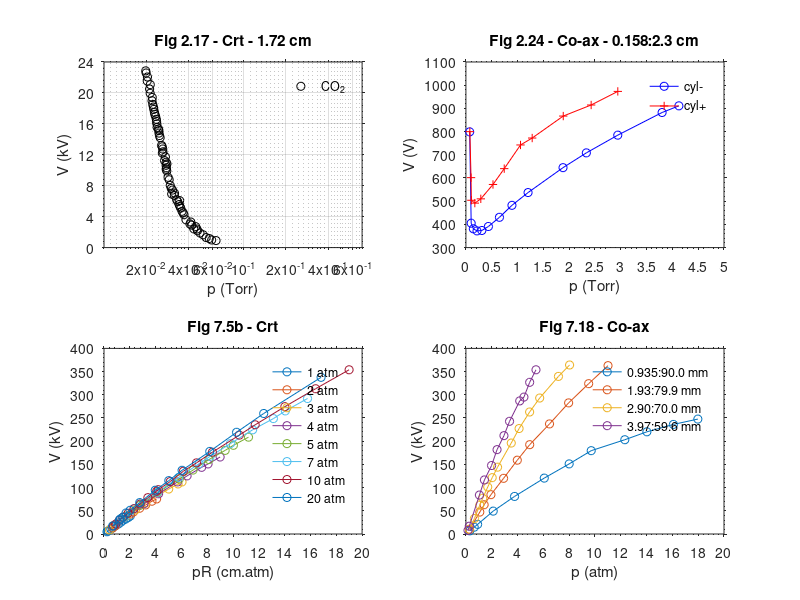
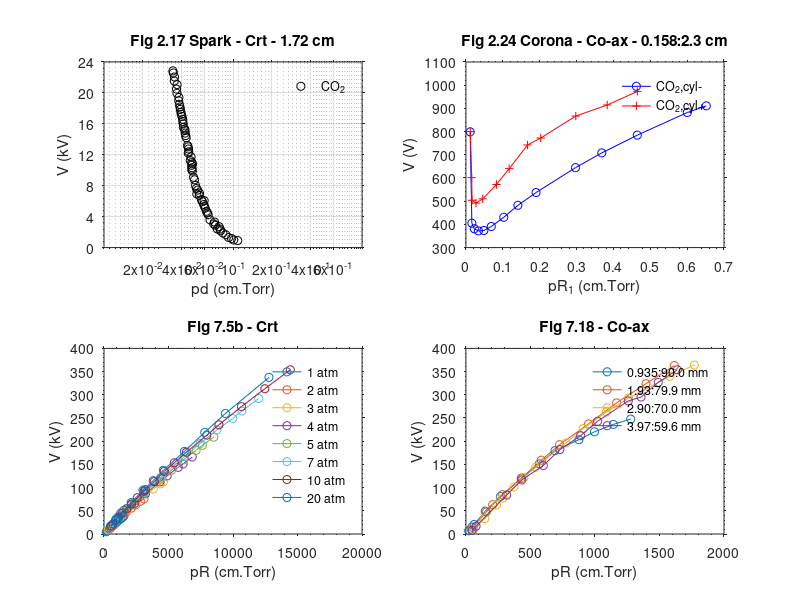
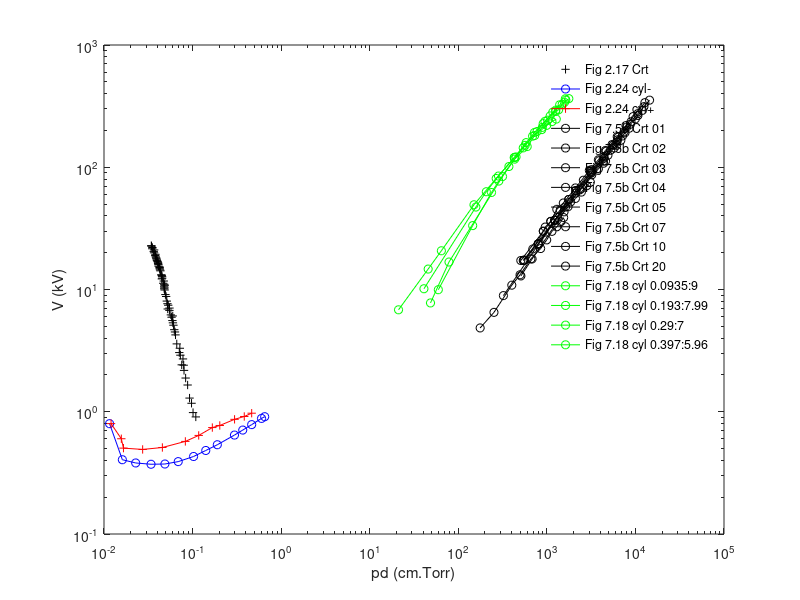

Reproduce these figures in MATLAB, in order.
clearvars
close all
clc

load('Meek1953_orig.mat')
d = 1.72; % _cm
pr.Crt.CO2.MC53{1}   = 10.^MC53_CO2_Fig_2_17(:,1)*d; % _cm_Torr, Crt
V_cr.Crt.CO2.MC53{1} = MC53_CO2_Fig_2_17(:,2)*1e3; % _V

R2_24 = [0.158 2.3]; % _cm
pr.cyl.CO2.MC53{1}   = MC53_CO2n_Fig_2_24(:,1)*R2_24(1); % _cm_Torr, Cyl
pr.cyl.CO2.MC53{2}   = MC53_CO2p_Fig_2_24(:,1)*R2_24(1); % _cm_Torr, Cyl
V_cr.cyl.CO2.MC53{1} = MC53_CO2n_Fig_2_24(:,2); % _V
V_cr.cyl.CO2.MC53{2} = MC53_CO2p_Fig_2_24(:,2); % _V

pr.Crt.CO2.MC53{2}    = MC53_CO2_01_Fig_7_5b(:,1)*760; % _cm_Torr, Crt
V_cr.Crt.CO2.MC53{2}  = MC53_CO2_01_Fig_7_5b(:,2)*1e3; % _V
pr.Crt.CO2.MC53{3}    = MC53_CO2_02_Fig_7_5b(:,1)*760; % _cm_Torr, Crt
V_cr.Crt.CO2.MC53{3}  = MC53_CO2_02_Fig_7_5b(:,2)*1e3; % _V
pr.Crt.CO2.MC53{4}    = MC53_CO2_03_Fig_7_5b(:,1)*760; % _cm_Torr, Crt
V_cr.Crt.CO2.MC53{4}  = MC53_CO2_03_Fig_7_5b(:,2)*1e3; % _V
pr.Crt.CO2.MC53{5}    = MC53_CO2_04_Fig_7_5b(:,1)*760; % _cm_Torr, Crt
V_cr.Crt.CO2.MC53{5}  = MC53_CO2_04_Fig_7_5b(:,2)*1e3; % _V
pr.Crt.CO2.MC53{6}    = MC53_CO2_05_Fig_7_5b(:,1)*760; % _cm_Torr, Crt
V_cr.Crt.CO2.MC53{6}  = MC53_CO2_05_Fig_7_5b(:,2)*1e3; % _V
pr.Crt.CO2.MC53{7}    = MC53_CO2_07_Fig_7_5b(:,1)*760; % _cm_Torr, Crt
V_cr.Crt.CO2.MC53{7}  = MC53_CO2_07_Fig_7_5b(:,2)*1e3; % _V
pr.Crt.CO2.MC53{8}    = MC53_CO2_10_Fig_7_5b(:,1)*760; % _cm_Torr, Crt
V_cr.Crt.CO2.MC53{8}  = MC53_CO2_10_Fig_7_5b(:,2)*1e3; % _V
pr.Crt.CO2.MC53{9}    = MC53_CO2_20_Fig_7_5b(:,1)*760; % _cm_Torr, Crt
V_cr.Crt.CO2.MC53{9}  = MC53_CO2_20_Fig_7_5b(:,2)*1e3; % _V

R7_18 = [...
    .935 90.0;...
    1.93 79.9;
    2.90 70.0;
    3.97 59.6
    ]*.1; % _cm

pr.cyl.CO2.MC53{3}   = MC53_CO2_900_Fig_7_18(:,1)*760*R7_18(1,1); % _cm_Torr, Cyl
V_cr.cyl.CO2.MC53{3} = MC53_CO2_900_Fig_7_18(:,2)*1e3; % _V
pr.cyl.CO2.MC53{4}   = MC53_CO2_799_Fig_7_18(:,1)*760*R7_18(2,1); % _cm_Torr, Cyl
V_cr.cyl.CO2.MC53{4} = MC53_CO2_799_Fig_7_18(:,2)*1e3; % _V
pr.cyl.CO2.MC53{5}   = MC53_CO2_700_Fig_7_18(:,1)*760*R7_18(3,1); % _cm_Torr, Cyl
V_cr.cyl.CO2.MC53{5} = MC53_CO2_700_Fig_7_18(:,2)*1e3; % _V
pr.cyl.CO2.MC53{6}   = MC53_CO2_596_Fig_7_18(:,1)*760*R7_18(4,1); % _cm_Torr, Cyl
V_cr.cyl.CO2.MC53{6} = MC53_CO2_596_Fig_7_18(:,2)*1e3; % _V


%% 
figure(1);
subplot(221)
semilogx(...
    pr.Crt.CO2.MC53{1}/d, V_cr.Crt.CO2.MC53{1}*1e-3, 'ko'...
    )
xlim([.01 .7])
ylim([0 24])
xlabel('p (Torr)')
ylabel('V (kV)')
title(['Fig 2.17 - Crt - ',num2str(d,'%4.2f'),' cm'])
set(gca,...
    'TickDir'   ,'out',...
    'XMinorTick','on' ,...
    'YMinorTick','on' ,...
    'XTick',[.02 .04 .06 .1 .2 .4 .6],...
    'YTick',0:4:24);
grid on
legend('CO_2','location','best')
legend boxoff

subplot(222)
plot(...
    pr.cyl.CO2.MC53{1}/R2_24(1), V_cr.cyl.CO2.MC53{1}, 'bo-',...
    pr.cyl.CO2.MC53{2}/R2_24(1), V_cr.cyl.CO2.MC53{2}, 'r+-' ...
    )
xlim([0 5])
ylim([300 1100])
xlabel('p (Torr)')
ylabel('V (V)')
title(['Fig 2.24 - Co-ax - ',num2str(R2_24(1),'%5.3f'),':',num2str(R2_24(2),'%3.1f'),' cm'])
set(gca,...
    'TickDir'   ,'out',...
    'XMinorTick','on' ,...
    'YMinorTick','on' ,...
    'XTick',0:.5:5,...
    'YTick',300:100:1100);
legend('cyl-','cyl+',...
    'location','best')
legend boxoff

subplot(223)
plot(...
    pr.Crt.CO2.MC53{2}/760, V_cr.Crt.CO2.MC53{2}*1e-3, 'o-',...
    pr.Crt.CO2.MC53{3}/760, V_cr.Crt.CO2.MC53{3}*1e-3, 'o-',...
    pr.Crt.CO2.MC53{4}/760, V_cr.Crt.CO2.MC53{4}*1e-3, 'o-',...
    pr.Crt.CO2.MC53{5}/760, V_cr.Crt.CO2.MC53{5}*1e-3, 'o-',...
    pr.Crt.CO2.MC53{6}/760, V_cr.Crt.CO2.MC53{6}*1e-3, 'o-',...
    pr.Crt.CO2.MC53{7}/760, V_cr.Crt.CO2.MC53{7}*1e-3, 'o-',...
    pr.Crt.CO2.MC53{8}/760, V_cr.Crt.CO2.MC53{8}*1e-3, 'o-',...
    pr.Crt.CO2.MC53{9}/760, V_cr.Crt.CO2.MC53{9}*1e-3, 'o-' ...
    )
xlabel('pR (cm.atm)')
ylabel('V (kV)')
title('Fig 7.5b - Crt')
set(gca,...
    'TickDir'   ,'out',...
    'XMinorTick','on' ,...
    'YMinorTick','on' ,...
    'XTick',0:2:20,...
    'YTick',0:50:1400);
legend('1 atm', '2 atm', '3 atm', '4 atm', '5 atm',...
    '7 atm', '10 atm', '20 atm',...
    'location','best')
legend boxoff

subplot(224)
plot(...
    pr.cyl.CO2.MC53{3}/760/R7_18(1,1), V_cr.cyl.CO2.MC53{3}*1e-3, 'o-',...
    pr.cyl.CO2.MC53{4}/760/R7_18(2,1), V_cr.cyl.CO2.MC53{4}*1e-3, 'o-',...
    pr.cyl.CO2.MC53{5}/760/R7_18(3,1), V_cr.cyl.CO2.MC53{5}*1e-3, 'o-',...
    pr.cyl.CO2.MC53{6}/760/R7_18(4,1), V_cr.cyl.CO2.MC53{6}*1e-3, 'o-')
xlim([0 20])
ylim([0 400])
xlabel('p (atm)')
ylabel('V (kV)')
title('Fig 7.18 - Co-ax')
set(gca,...
    'TickDir'   ,'out',...
    'XMinorTick','on' ,...
    'YMinorTick','on' ,...
    'XTick',0:2:20,...
    'YTick',0:50:1400);
legend(...
    [num2str(R7_18(1,1)*10,'%4.3f'),':',num2str(R7_18(1,2)*10,'%4.1f'),' mm'],...
    [num2str(R7_18(2,1)*10,'%4.2f'),':',num2str(R7_18(2,2)*10,'%4.1f'),' mm'],...
    [num2str(R7_18(3,1)*10,'%4.2f'),':',num2str(R7_18(3,2)*10,'%4.1f'),' mm'],...
    [num2str(R7_18(4,1)*10,'%4.2f'),':',num2str(R7_18(4,2)*10,'%4.1f'),' mm'],...
    'location','best')
legend boxoff
%% 
figure(2);
subplot(221)
semilogx(...
    pr.Crt.CO2.MC53{1}, V_cr.Crt.CO2.MC53{1}*1e-3, 'ko'...
    )
% xlim([.01 .7])
ylim([0 24])
xlabel('pd (cm.Torr)')
ylabel('V (kV)')
title(['Fig 2.17 Spark - Crt - ',num2str(d,'%4.2f'),' cm'])
set(gca,...
    'TickDir'   ,'out',...
    'XMinorTick','on' ,...
    'YMinorTick','on' ,...
    'XTick',[.02 .04 .06 .1 .2 .4 .6],...
    'YTick',0:4:24);
grid on
legend('CO_2','location','best')
legend boxoff

subplot(222)
plot(...
    pr.cyl.CO2.MC53{1}, V_cr.cyl.CO2.MC53{1}, 'bo-',...
    pr.cyl.CO2.MC53{2}, V_cr.cyl.CO2.MC53{2}, 'r+-' ...
    )
%xlim([0 5])
ylim([300 1100])
xlabel('pR_1 (cm.Torr)')
ylabel('V (V)')
title(['Fig 2.24 Corona - Co-ax - ',num2str(R2_24(1),'%5.3f'),':',num2str(R2_24(2),'%3.1f'),' cm'])
set(gca,...
    'TickDir'   ,'out',...
    'XMinorTick','on' ,...
    'YMinorTick','on' ,...
    'XTick',0:.1:5,...
    'YTick',300:100:1100);
legend('CO_2,cyl-','CO_2,cyl+',...
    'location','best')
legend boxoff

subplot(223)
plot(...
    pr.Crt.CO2.MC53{2}, V_cr.Crt.CO2.MC53{2}*1e-3, 'o-',...
    pr.Crt.CO2.MC53{3}, V_cr.Crt.CO2.MC53{3}*1e-3, 'o-',...
    pr.Crt.CO2.MC53{4}, V_cr.Crt.CO2.MC53{4}*1e-3, 'o-',...
    pr.Crt.CO2.MC53{5}, V_cr.Crt.CO2.MC53{5}*1e-3, 'o-',...
    pr.Crt.CO2.MC53{6}, V_cr.Crt.CO2.MC53{6}*1e-3, 'o-',...
    pr.Crt.CO2.MC53{7}, V_cr.Crt.CO2.MC53{7}*1e-3, 'o-',...
    pr.Crt.CO2.MC53{8}, V_cr.Crt.CO2.MC53{8}*1e-3, 'o-',...
    pr.Crt.CO2.MC53{9}, V_cr.Crt.CO2.MC53{9}*1e-3, 'o-' ...
    )
xlabel('pR (cm.Torr)')
ylabel('V (kV)')
title('Fig 7.5b - Crt')
set(gca,...
    'TickDir'   ,'out',...
    'XMinorTick','on' ,...
    'YMinorTick','on' ,...
    'YTick',0:50:1400);
legend('1 atm', '2 atm', '3 atm', '4 atm', '5 atm',...
    '7 atm', '10 atm', '20 atm',...
    'location','best')
legend boxoff

subplot(224)
plot(...
    pr.cyl.CO2.MC53{3}, V_cr.cyl.CO2.MC53{3}*1e-3, 'o-',...
    pr.cyl.CO2.MC53{4}, V_cr.cyl.CO2.MC53{4}*1e-3, 'o-',...
    pr.cyl.CO2.MC53{5}, V_cr.cyl.CO2.MC53{5}*1e-3, 'o-',...
    pr.cyl.CO2.MC53{6}, V_cr.cyl.CO2.MC53{6}*1e-3, 'o-')
%xlim([0 20])
ylim([0 400])
xlabel('pR (cm.Torr)')
ylabel('V (kV)')
title('Fig 7.18 - Co-ax')
set(gca,...
    'TickDir'   ,'out',...
    'XMinorTick','on' ,...
    'YMinorTick','on' ,...
    'YTick',0:50:1400);
legend(...
    [num2str(R7_18(1,1)*10,'%4.3f'),':',num2str(R7_18(1,2)*10,'%4.1f'),' mm'],...
    [num2str(R7_18(2,1)*10,'%4.2f'),':',num2str(R7_18(2,2)*10,'%4.1f'),' mm'],...
    [num2str(R7_18(3,1)*10,'%4.2f'),':',num2str(R7_18(3,2)*10,'%4.1f'),' mm'],...
    [num2str(R7_18(4,1)*10,'%4.2f'),':',num2str(R7_18(4,2)*10,'%4.1f'),' mm'],...
    'location','best')
legend boxoff

%% 
figure(3);
loglog(...
    pr.Crt.CO2.MC53{1}, V_cr.Crt.CO2.MC53{1}*1e-3, 'k+' ,...
    pr.cyl.CO2.MC53{1}, V_cr.cyl.CO2.MC53{1}*1e-3, 'bo-',...
    pr.cyl.CO2.MC53{2}, V_cr.cyl.CO2.MC53{2}*1e-3, 'r+-',...
    pr.Crt.CO2.MC53{2}, V_cr.Crt.CO2.MC53{2}*1e-3, 'ko-',...
    pr.Crt.CO2.MC53{3}, V_cr.Crt.CO2.MC53{3}*1e-3, 'ko-',...
    pr.Crt.CO2.MC53{4}, V_cr.Crt.CO2.MC53{4}*1e-3, 'ko-',...
    pr.Crt.CO2.MC53{5}, V_cr.Crt.CO2.MC53{5}*1e-3, 'ko-',...
    pr.Crt.CO2.MC53{6}, V_cr.Crt.CO2.MC53{6}*1e-3, 'ko-',...
    pr.Crt.CO2.MC53{7}, V_cr.Crt.CO2.MC53{7}*1e-3, 'ko-',...
    pr.Crt.CO2.MC53{8}, V_cr.Crt.CO2.MC53{8}*1e-3, 'ko-',...
    pr.Crt.CO2.MC53{9}, V_cr.Crt.CO2.MC53{9}*1e-3, 'ko-',...
    pr.cyl.CO2.MC53{3}, V_cr.cyl.CO2.MC53{3}*1e-3, 'go-',...
    pr.cyl.CO2.MC53{4}, V_cr.cyl.CO2.MC53{4}*1e-3, 'go-',...
    pr.cyl.CO2.MC53{5}, V_cr.cyl.CO2.MC53{5}*1e-3, 'go-',...
    pr.cyl.CO2.MC53{6}, V_cr.cyl.CO2.MC53{6}*1e-3, 'go-')
legend('Fig 2.17 Crt','Fig 2.24 cyl-','Fig 2.24 cyl+',...
    'Fig 7.5b Crt 01', 'Fig 7.5b Crt 02', 'Fig 7.5b Crt 03', 'Fig 7.5b Crt 04', 'Fig 7.5b Crt 05',...
    'Fig 7.5b Crt 07', 'Fig 7.5b Crt 10', 'Fig 7.5b Crt 20',...
    ['Fig 7.18 cyl ',num2str(R7_18(1,1)),':',num2str(R7_18(1,2))],...
    ['Fig 7.18 cyl ',num2str(R7_18(2,1)),':',num2str(R7_18(2,2))],...
    ['Fig 7.18 cyl ',num2str(R7_18(3,1)),':',num2str(R7_18(3,2))],...
    ['Fig 7.18 cyl ',num2str(R7_18(4,1)),':',num2str(R7_18(4,2))],...
    'location','best')
legend boxoff

xlabel('pd (cm.Torr)')
ylabel('V (kV)')

clearvars -except pr V_cr
save('Meek1953_sorted.mat')